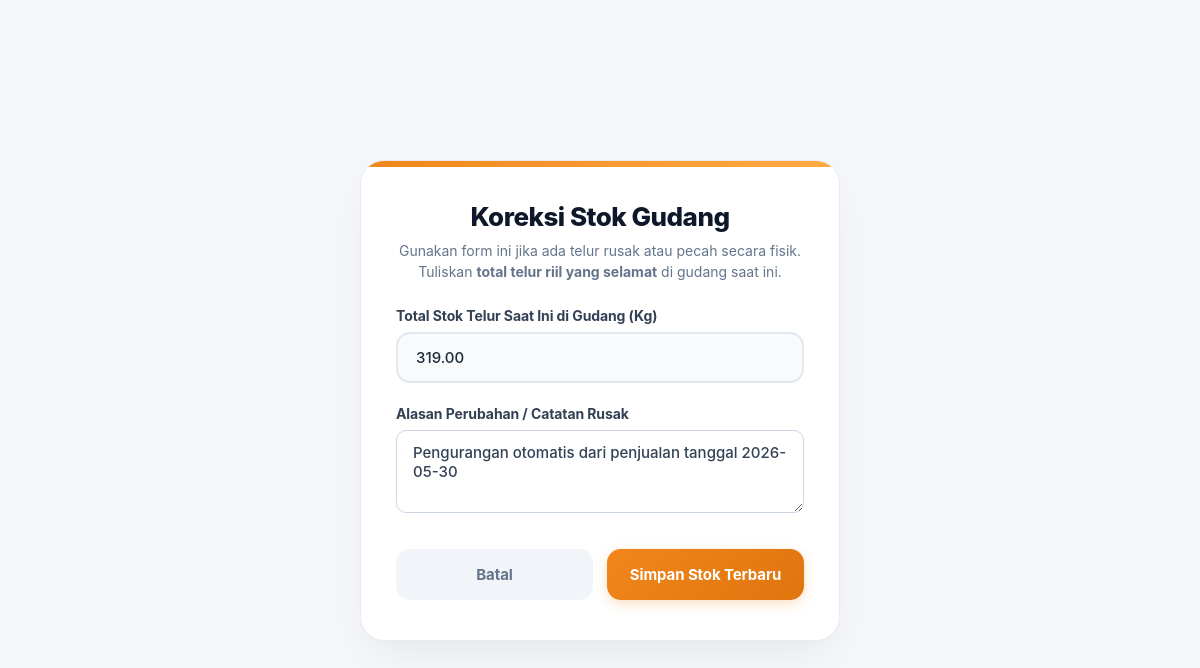
The app's page /update_stok_telur.php (signed in) with its own data.
### tables this page shows
CREATE TABLE `stok_gudang` (
  `id` int NOT NULL DEFAULT '1',
  `total_stok_telur` decimal(10,2) DEFAULT '0.00',
  `keterangan_update` text,
  `terakhir_diubah` timestamp NULL DEFAULT CURRENT_TIMESTAMP ON UPDATE CURRENT_TIMESTAMP
);

### update_stok_telur.php (the view, shortened to what this page needs)
<?php
include("koneksi.php");
$query_ambil = "SELECT * FROM stok_gudang WHERE id = 1";
$result = mysqli_query($conn, $query_ambil);
$data = mysqli_fetch_assoc($result);
?>
<!DOCTYPE html>
<html lang="id">
<head>
    <link rel="stylesheet" href="form.css">
</head>
<body>
    <div class="modal-card">
        <h2>Koreksi Stok Gudang</h2>
        <p style="color: #64748b; font-size: 14px; margin-bottom: 25px; text-align: center; line-height: 1.5;">
            Gunakan form ini jika ada telur rusak atau pecah secara fisik. Tuliskan <strong>total telur riil yang selamat</strong> di gudang saat ini.
        </p>
        <form action="" method="POST">
            <div class="form-group">
                <label for="total_stok_telur">Total Stok Telur Saat Ini di Gudang (Kg)</label>
                <div class="input-wrapper">
                    <input type="number" id="total_stok_telur" name="total_stok_telur" step="0.1" required value="<?= htmlspecialchars($data['total_stok_telur'] ?? '0') ?>">
                </div>
            </div>
            <div class="form-group">
                <label for="keterangan_update">Alasan Perubahan / Catatan Rusak</label>
                <div class="input-wrapper">
                    <textarea id="keterangan_update" name="keterangan_update" placeholder="Contoh: Pengurangan 5kg karena telur pecah di rak pojok hancur" rows="3" required><?= htmlspecialchars($data['keterangan_update'] ?? '') ?></textarea>
                </div>
            </div>
            <div class="action-buttons">
                <a href="menu_produksi.php" class="btn btn-batal">Batal</a>
                <button type="submit" class="btn btn-simpan">Simpan Stok Terbaru</button>
            </div>
        </form>
    </div>
</body>
</html>

### form.css (style rules this page uses)
* { margin: 0; padding: 0; box-sizing: border-box; font-family: 'Plus Jakarta Sans', -apple-system, BlinkMacSystemFont, "Segoe UI", Roboto, sans-serif; }
body { background-color: #f4f6f9; display: flex; justify-content: center; align-items: center; min-height: 100vh; padding: 24px; }
.modal-card { background: #ffffff; width: 100%; max-width: 480px; padding: 40px 35px; border-radius: 24px; box-shadow: 0 20px 40px -15px rgba(15, 23, 42, 0.08); border: 1px solid rgba(226, 232, 240, 0.8); position: relative; overflow: hidden; }
.modal-card::before { content: ''; position: absolute; top: 0; left: 0; right: 0; height: 6px; background: linear-gradient(90deg, #f0861c, #ffaa43); }
h2 { color: #0f172a; font-size: 26px; font-weight: 800; margin-bottom: 8px; text-align: center; letter-spacing: -0.5px; }
.modal-card p { color: #64748b; font-size: 14px; line-height: 1.6; margin-bottom: 30px; text-align: center; }
.form-group { margin-bottom: 22px; }
label { display: block; color: #334155; font-size: 14px; font-weight: 700; margin-bottom: 8px; letter-spacing: -0.1px; }
.input-wrapper { position: relative; width: 100%; }
input, select, textarea { width: 100%; padding: 14px 18px; border: 2px solid #e2e8f0; border-radius: 14px; font-size: 15px; font-weight: 500; color: #1e293b; background-color: #f8fafc; transition: all 0.25s cubic-bezier(0.4, 0, 0.2, 1); outline: none; appearance: none; }
input::placeholder, textarea::placeholder { color: #94a3b8; font-weight: 400; }
.action-buttons { display: flex; gap: 14px; margin-top: 32px; }
.btn { flex: 1; padding: 16px; font-size: 15px; font-weight: 700; border-radius: 14px; border: none; cursor: pointer; transition: all 0.2s ease; text-align: center; text-decoration: none; display: inline-flex; align-items: center; justify-content: center; letter-spacing: -0.1px; }
.btn-batal { background-color: #f1f5f9; color: #64748b; }
.btn-simpan { background: linear-gradient(135deg, #f0861c 0%, #e0750d 100%); color: #ffffff; box-shadow: 0 4px 12px rgba(240, 134, 28, 0.25); }

### update_stok_telur.php (style rules this page uses)
textarea { width: 100%; padding: 12px 16px; border: 1.5px solid #cbd5e1; border-radius: 10px; font-size: 15px; color: #334155; background-color: #fff; transition: all 0.3s ease; outline: none; resize: vertical; }

### records on screen
stok_gudang: total_stok_telur "319.00", keterangan_update "Pengurangan otomatis dari penjualan tanggal 2026-05-30"
